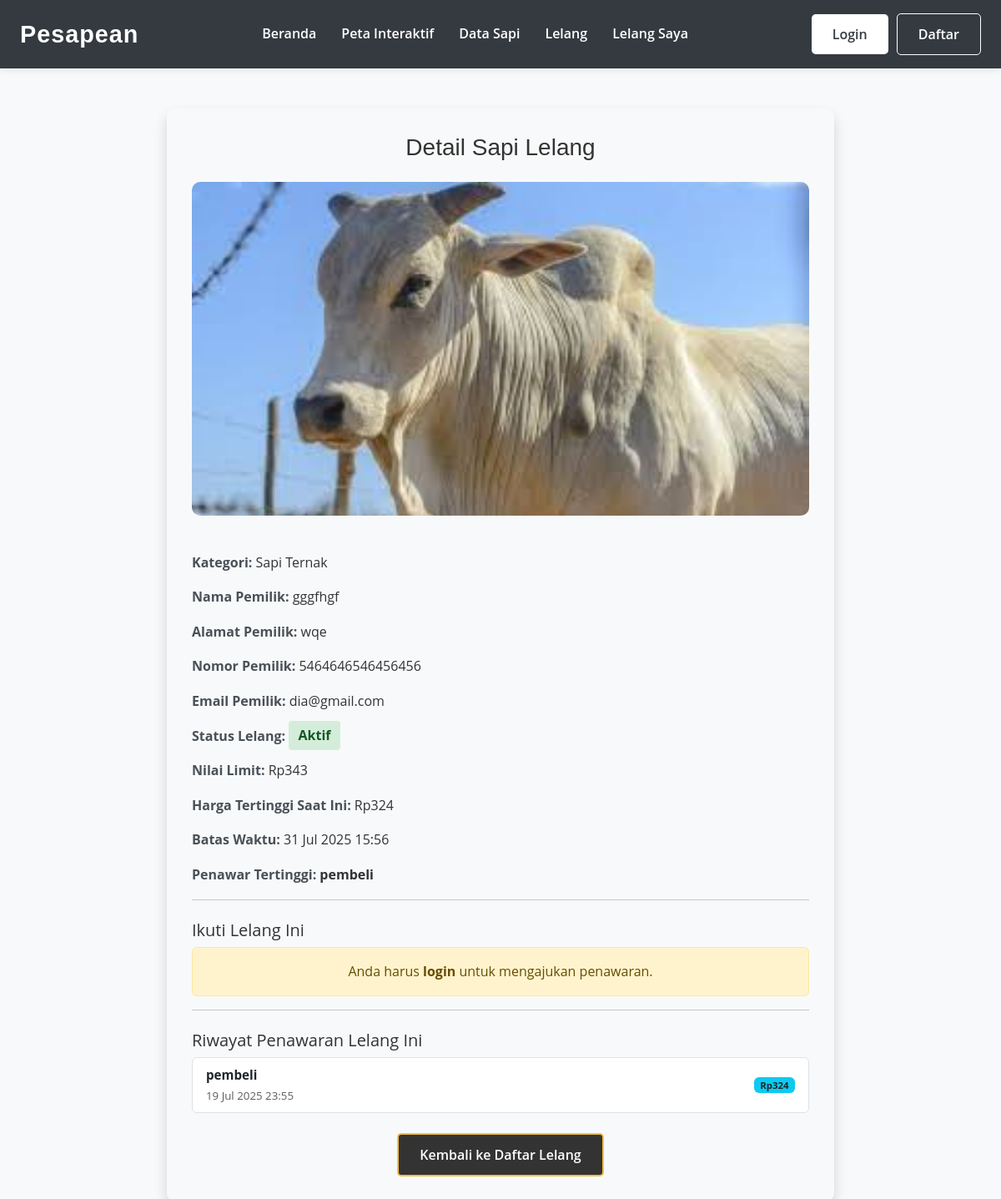
The page /pembeli/detail.php?id=37&id_lelang=23 on the database its author committed.
### tables this page shows
CREATE TABLE `data_sapi` (
  `id_sapi` int(11) NOT NULL,
  `id_macamSapi` int(11) DEFAULT NULL,
  `foto_sapi` varchar(255) DEFAULT NULL,
  `harga_sapi` int(11) DEFAULT NULL,
  `nama_pemilik` varchar(100) DEFAULT NULL,
  `alamat_pemilik` varchar(255) DEFAULT NULL,
  `nomor_pemilik` varchar(20) DEFAULT NULL,
  `email_pemilik` varchar(100) DEFAULT NULL,
  `createdAt` datetime DEFAULT NULL,
  `updatedAt` datetime DEFAULT NULL,
  `latitude` varchar(50) DEFAULT NULL,
  `longitude` varchar(50) DEFAULT NULL,
  `jenis_kelamin` enum('jantan','betina') DEFAULT NULL,
  `id_user_penjual` int(11) DEFAULT NULL
);

CREATE TABLE `macamsapi` (
  `id_macamSapi` int(11) NOT NULL,
  `name` varchar(100) DEFAULT NULL
);

CREATE TABLE `lelang` (
  `id_lelang` int(11) NOT NULL,
  `id_sapi` int(11) DEFAULT NULL,
  `harga_awal` int(11) DEFAULT NULL,
  `harga_tertinggi` int(11) DEFAULT NULL,
  `id_penawaranTertinggi` int(11) DEFAULT NULL,
  `batas_waktu` datetime DEFAULT NULL,
  `status` varchar(50) DEFAULT NULL,
  `approved_by_admin` tinyint(1) DEFAULT '0',
  `approved_at` datetime DEFAULT NULL,
  `id_admin_approver` int(11) DEFAULT NULL,
  `createdAt` datetime DEFAULT NULL,
  `updatedAt` datetime DEFAULT NULL,
  `id_user` int(11) DEFAULT NULL
);

CREATE TABLE `users` (
  `id_user` int(11) NOT NULL,
  `username` varchar(50) DEFAULT NULL,
  `email` varchar(100) DEFAULT NULL,
  `password` varchar(100) DEFAULT NULL,
  `createdAt` datetime DEFAULT NULL,
  `updateAt` datetime DEFAULT NULL,
  `id_role` int(11) DEFAULT NULL
);

CREATE TABLE `penawaran` (
  `id_penawaran` int(11) NOT NULL,
  `id_lelang` int(11) DEFAULT NULL,
  `harga_tawaran` int(11) DEFAULT NULL,
  `waktu_tawaran` datetime DEFAULT NULL,
  `id_user` int(11) DEFAULT NULL
);

### pembeli/detail.php (the view, shortened to what this page needs)
<?php
include '../koneksi.php';
$id_sapi = $_GET['id'];
mysqli_query($koneksi, "
    UPDATE lelang
    SET status = 'Lewat', updatedAt = NOW()
    WHERE batas_waktu < NOW() AND status = 'Aktif'
");
$query = mysqli_query($koneksi, "
    SELECT
        ds.*,
        ms.name AS kategori,
        l.id_lelang,
        l.harga_awal,
        l.harga_tertinggi,
        l.status,
        l.batas_waktu,
        u.username AS nama_penawar_tertinggi,
        u.id_user AS id_penawar_tertinggi
    FROM data_sapi ds
    INNER JOIN macamSapi ms ON ds.id_macamSapi = ms.id_macamSapi
    INNER JOIN lelang l ON ds.id_sapi = l.id_sapi
    LEFT JOIN Penawaran p ON l.id_penawaranTertinggi = p.id_penawaran
    LEFT JOIN users u ON p.id_user = u.id_user
    WHERE ds.id_sapi = '" . mysqli_real_escape_string($koneksi, $id_sapi) . "'
");
$sapi = mysqli_fetch_assoc($query);
$lelang_aktif = ($sapi['status'] == 'Aktif' && strtotime($sapi['batas_waktu']) > time());
$loggedInUserId = isset($_SESSION['id_user']) ? $_SESSION['id_user'] : null;
?>
<!DOCTYPE html>
<html>
<head>
    <link href="https://cdn.jsdelivr.net/npm/bootstrap@5.3.3/dist/css/bootstrap.min.css" rel="stylesheet">
    <link rel="stylesheet" href="https://cdn.jsdelivr.net/npm/sweetalert2@11/dist/sweetalert2.min.css">
    <link rel="stylesheet" href="../style.css">
</head>
<body class="bg-light">
    <header class="main-header">
        <nav class="navbar">
            <div class="logo">
                <a href="../pembeli/beranda.php">Pesapean</a>
            </div>
            <ul class="nav-links">
                <li><a href="../pembeli/beranda.php">Beranda</a></li>
                <li><a href="../pembeli/peta.php">Peta Interaktif</a></li>
                <li><a href="../pembeli/data_sapi.php?jenis=sonok">Data Sapi</a></li>
                <li><a href="../pembeli/lelang.php">Lelang</a></li>
                <li><a href="../pembeli/lelang_diikuti.php">Lelang Saya</a></li>
            </ul>
            <div class="auth-links">
                <?php
                if (isset($_SESSION['id_user'])) {
                    echo '<a href="../auth/profile.php" class="btn btn-primary">Profile</a>';
                } else {
                    echo '<a href="../login.php" class="btn btn-primary">Login</a>';
                    echo '<a href="../register.php" class="btn btn-outline-primary">Daftar</a>';
                }
                ?>
            </div>
        </nav>
    </header>
    <div class="container mt-5">
        <div class="detail-box shadow">
            <h3 class="mb-4 text-center">Detail Sapi Lelang</h3>
            <img src="../uploads_sapi/<?= htmlspecialchars($sapi['foto_sapi']); ?>" alt="Foto sapi">
            <div class="mt-4">
                <p><span class="label">Kategori:</span> <?= htmlspecialchars($sapi['kategori']); ?></p>
                <p><span class="label">Nama Pemilik:</span> <?= htmlspecialchars($sapi['nama_pemilik']); ?></p>
                <p><span class="label">Alamat Pemilik:</span> <?= htmlspecialchars($sapi['alamat_pemilik']); ?></p>
                <p><span class="label">Nomor Pemilik:</span> <?= htmlspecialchars($sapi['nomor_pemilik']); ?></p>
                <p><span class="label">Email Pemilik:</span> <?= htmlspecialchars($sapi['email_pemilik']); ?></p>
                <p><span class="label">Status Lelang:</span>
                    <span class="status-badge <?= strtolower($sapi['status']); ?>">
                        <?= htmlspecialchars($sapi['status']); ?>
                    </span>
                </p>
                <p><span class="label">Nilai Limit:</span> Rp<?= number_format($sapi['harga_awal']); ?></p>
                <p><span class="label">Harga Tertinggi Saat Ini:</span> Rp<?= number_format($sapi['harga_tertinggi']); ?></p>
                <p><span class="label">Batas Waktu:</span> <?= date("d M Y H:i", strtotime($sapi['batas_waktu'])); ?></p>
                <?php if (!empty($sapi['nama_penawar_tertinggi'])): ?>
                    <p><span class="label">Penawar Tertinggi:</span>
                        <strong>
                            <?= htmlspecialchars($sapi['nama_penawar_tertinggi']); ?>
                        </strong>
                    </p>
                <?php else: ?>
                    <p class="text-muted">Belum ada penawaran.</p>
                <?php endif; ?>
            </div>
            <?php if ($lelang_aktif) : ?>
                <hr>
                <h5 class="mt-4">Ikuti Lelang Ini</h5>
                <?php if ($loggedInUserId) :
                ?>
                    <form action="proses_penawaran.php" method="POST">
                        <input type="hidden" name="id_lelang" value="<?= htmlspecialchars($sapi['id_lelang']); ?>">
                        <input type="hidden" name="id_sapi" value="<?= htmlspecialchars($sapi['id_sapi']); ?>">
                        <div class="mb-3">
                            <label for="harga_tawaran" class="form-label">Harga Penawaran Anda:</label>
                            <input type="number" class="form-control" id="harga_tawaran" name="harga_tawaran" min="<?= $sapi['harga_tertinggi'] + 1; ?>" required>
                            <small class="form-text text-muted">Masukkan harga lebih tinggi dari Rp<?= number_format($sapi['harga_tertinggi']); ?></small>
                        </div>
                        <button type="submit" class="btn btn-primary w-100">Ajukan Penawaran</button>
                    </form>
                <?php else : ?>
                    <div class="alert alert-warning text-center">
                        Anda harus <a href="../login.php" class="alert-link">login</a> untuk mengajukan penawaran.
                    </div>
                <?php endif; ?>
            <?php endif; ?>
            <?php
            $queryBidHistory = mysqli_query($koneksi, "
                SELECT
                    p.harga_tawaran,
                    p.waktu_tawaran,
                    u.username,
                    u.id_user
                FROM Penawaran p
                INNER JOIN users u ON p.id_user = u.id_user
                WHERE p.id_lelang = '" . mysqli_real_escape_string($koneksi, $sapi['id_lelang']) . "'
                ORDER BY p.harga_tawaran DESC, p.waktu_tawaran ASC
            ");
            ?>
            <?php if (mysqli_num_rows($queryBidHistory) > 0): ?>
                <hr>
                <h5 class="mt-4">Riwayat Penawaran Lelang Ini</h5>
                <ul class="list-group">
                    <?php while ($bid = mysqli_fetch_assoc($queryBidHistory)): ?>
                        <li class="list-group-item d-flex justify-content-between align-items-center">
                            <div>
                                <strong><?= htmlspecialchars($bid['username']); ?></strong>
                                <br><small class="text-muted"><?= date("d M Y H:i", strtotime($bid['waktu_tawaran'])); ?></small>
                            </div>
                            <span class="badge bg-info text-dark">Rp<?= number_format($bid['harga_tawaran']); ?></span>
                        </li>
                    <?php endwhile; ?>
                </ul>
            <?php else: ?>
                <hr>
                <p class="text-muted text-center">Belum ada riwayat penawaran untuk lelang ini.</p>
            <?php endif; ?>
            <div class="text-center mt-4">
                <a href="../pembeli/lelang.php" class="btn btn-secondary">Kembali ke Daftar Lelang</a>
            </div>
        </div>
    </div>
</body>
</html>

### style.css (style rules this page uses)
:root { --primary-color: #f0c040; --secondary-color: #333; --accent-color: #555; --background-light: #f8f8f8; --text-color: #333; --white-color: #ffffff; --border-radius: 8px; --transition-speed: 0.3s ease; }
body { background-color: var(--background-light); font-family: 'Open Sans', Arial, sans-serif; margin: 0; padding: 0; line-height: 1.6; color: var(--text-color); }
h1, h2, h3 { font-family: 'Montserrat', sans-serif; color: var(--secondary-color); margin-top: 0; }
a { text-decoration: none; color: var(--primary-color); transition: color var(--transition-speed); }
.btn { display: inline-block; padding: 12px 25px; border: none; border-radius: 5px; cursor: pointer; font-size: 16px; font-weight: 600; transition: background-color var(--transition-speed), color var(--transition-speed); }
.btn-primary { background-color: var(--primary-color); color: var(--secondary-color); }
.btn-secondary { background-color: var(--secondary-color); color: var(--white-color); border: 2px solid var(--primary-color); }
.main-header { background-color: var(--secondary-color); color: var(--white-color); padding: 15px 0; box-shadow: 0 2px 5px rgba(0, 0, 0, 0.1); }
.navbar { display: flex; justify-content: space-between; align-items: center; max-width: 1200px; margin: 0 auto; padding: 0 20px; }
.navbar .logo a { font-size: 28px; font-weight: 700; color: var(--primary-color); letter-spacing: 1px; }
.navbar .nav-links { list-style: none; margin: 0; padding: 0; display: flex; gap: 30px; }
.navbar .nav-links a { color: var(--white-color); font-weight: 600; font-size: 16px; position: relative; }
.navbar .nav-links a::after { content: ''; position: absolute; width: 0; height: 2px; background-color: var(--primary-color); left: 0; bottom: -5px; transition: width var(--transition-speed); }

### pembeli/detail.php (style rules this page uses)
.detail-box { max-width: 800px; margin: auto; background-color: #f8f9fa; padding: 30px; border-radius: 10px; box-shadow: 0 0 15px rgba(0, 0, 0, 0.1); }
.detail-box img { width: 100%; height: 400px; object-fit: cover; border-radius: 10px; margin-bottom: 20px; }
.label { font-weight: bold; color: #495057; }
.list-group-item { display: flex; justify-content: space-between; align-items: center; font-size: 0.95rem; }
.status-badge { padding: 0.4em 0.7em; border-radius: 0.25rem; font-weight: bold; }
.status-badge.aktif { background-color: #d4edda; color: #155724; }
.main-header { background-color: #343a40; box-shadow: 0 2px 10px rgba(0, 0, 0, 0.08); padding: 1rem 0; margin-bottom: 2rem; }
.navbar { display: flex; justify-content: space-between; align-items: center; max-width: 1200px; margin: 0 auto; padding: 0 1.5rem; }
.navbar .logo a { font-family: 'Montserrat', sans-serif; font-size: 1.8rem; font-weight: 700; color: #ffffff; text-decoration: none; transition: color 0.3s ease; }
.nav-links { list-style: none; margin: 0; padding: 0; display: flex; gap: 1.5rem; }
.nav-links li a { text-decoration: none; color: #ffffff; font-weight: 600; padding: 0.5rem 0; transition: color 0.3s ease, border-bottom 0.3s ease; }
.auth-links { display: flex; gap: 10px; align-items: center; }
.auth-links .btn-primary { background-color: #ffffff; color: #343a40; border: none; }
.auth-links .btn-outline-primary { background-color: transparent; color: #ffffff; border: 1px solid #ffffff; }

### rows shown on the page
data_sapi: foto_sapi (picture), id_macamSapi.name "Sapi Ternak", nama_pemilik "gggfhgf", alamat_pemilik "wqe", nomor_pemilik "5464646546456456", email_pemilik "dia@gmail.com", lelang.status "Aktif", lelang.harga_awal "343", lelang.harga_tertinggi "324", lelang.batas_waktu "31 Jul 2025 15:56", users.username "pembeli"
penawaran: id_user.username "pembeli", waktu_tawaran "19 Jul 2025 23:55", harga_tawaran "324"
